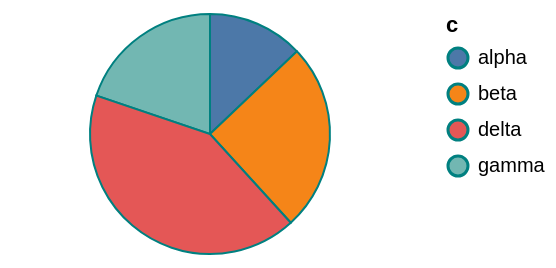

Write the Vega-Lite specification saved for this chart.
### Vega-Lite specification from a JSON file in a GitHub repository (floating-point values rounded to 4 significant figures)
{"$schema": "https://vega.github.io/schema/vega-lite/v6.json", "width": 200, "height": 120, "data": {"values": [{"c": "alpha", "v": 28, "w": 3, "t": "2024-01-07"}, {"c": "beta", "v": 55, "w": 7, "t": "2024-03-19"}, {"c": "gamma", "v": 43, "w": 5, "t": "2024-06-02"}, {"c": "delta", "v": 91, "w": 9, "t": "2024-09-11"}]}, "mark": {"type": "arc", "stroke": "teal"}, "encoding": {"theta": {"field": "v", "type": "quantitative"}, "color": {"field": "c", "type": "nominal"}}}
